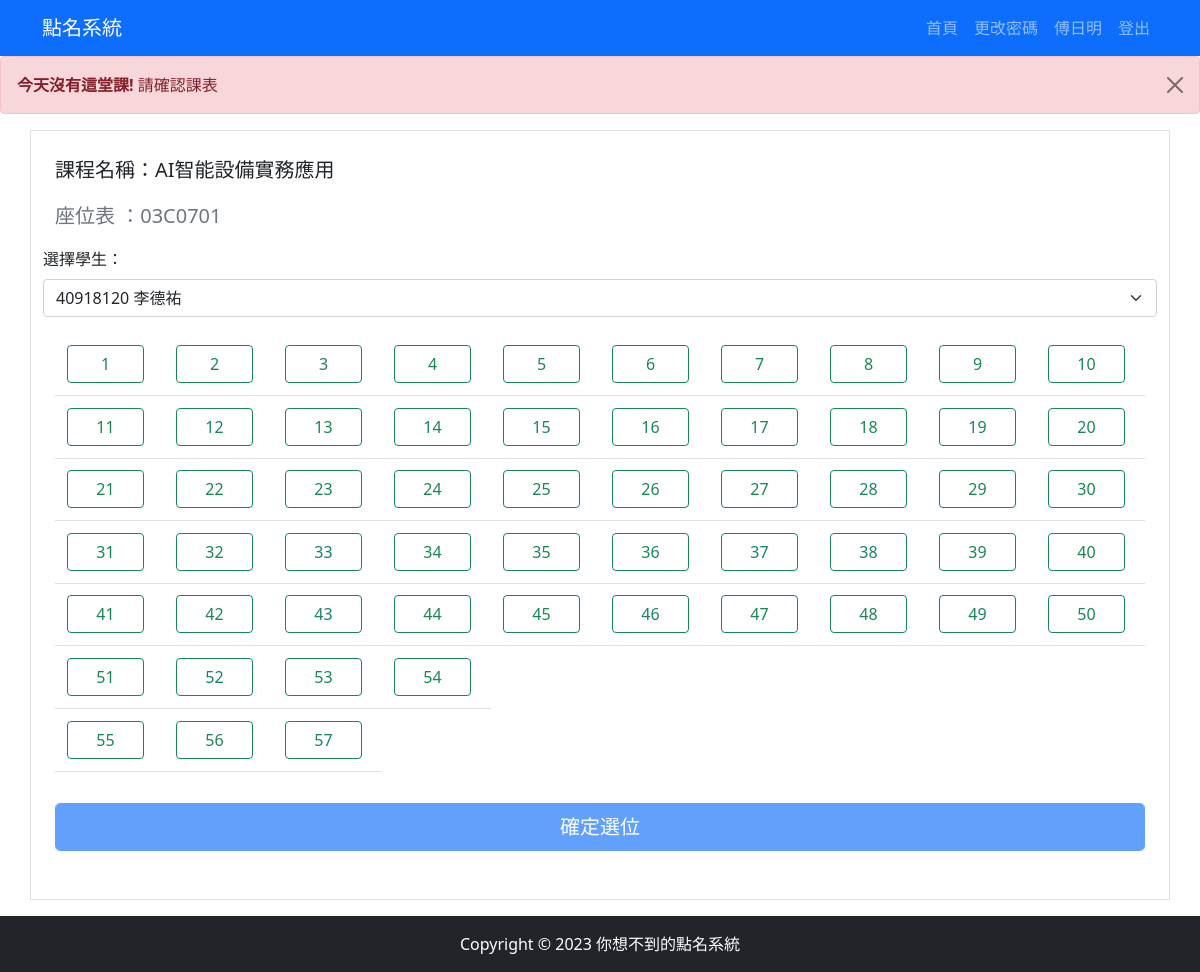
The page /course/AI智能設備實務應用/ (signed in) on the database its author committed.
### loginapp/models.py (models this page shows, shortened)
class Teacher(models.Model):
    teacher_key = models.CharField(max_length=20, primary_key=True, verbose_name='教師代碼')
    password = models.CharField(max_length=128, default="123", verbose_name='密碼')
    teacher_name = models.CharField(max_length=4, verbose_name='姓名')
    job_title = models.CharField(max_length=5, verbose_name='職稱')
    teacher_email = models.EmailField(default="12346", max_length=254, verbose_name='email')
    phone = models.CharField(max_length=20, verbose_name='電話')
    seat = models.CharField(max_length=20, verbose_name='研究室位置')
    is_student = models.BooleanField(default=False)
    is_teacher = models.BooleanField(default=True)
    def __str__(self):
        return self.teacher_name
    class Meta:
        verbose_name = '老師'
        verbose_name_plural = '老師列表'

class Course(models.Model):
    course_key = models.CharField(
        max_length=20, primary_key=True, default="", verbose_name="課程代碼")
    teacher_key = models.ForeignKey(
        Teacher, on_delete=models.CASCADE, verbose_name="教師代碼")
    course_name = models.CharField(max_length=20, verbose_name="課程名稱")
    department = models.CharField(max_length=20, verbose_name="科系")
    course_grade = models.CharField(max_length=20, verbose_name="年級")
    course_className = models.CharField(max_length=20, verbose_name="班別")
    classroom = models.ForeignKey(
        Classroom, on_delete=models.CASCADE, verbose_name="教室代碼")
    seat = models.IntegerField(default=0, verbose_name="座位")
    DAY_CHOICES = [
        (1, '星期一'),
        (2, '星期二'),
        (3, '星期三'),
        (4, '星期四'),
        (5, '星期五'),
        (6, '星期六'),
        (7, '星期天'),
    ]
    day_of_week = models.IntegerField(choices=DAY_CHOICES, default=1)
    class_time = models.TimeField(null=True, blank=True)
    def __str__(self):
        return self.course_name
    class Meta:
        verbose_name = '課程'
        verbose_name_plural = '課程列表'

class Classroom(models.Model):
    classroom_key = models.CharField(max_length=20, primary_key=True, verbose_name='教室代碼')
    seat = models.IntegerField(default=0, verbose_name='座位')
    class Meta:
        verbose_name = '教室'
        verbose_name_plural = '教室列表'

### loginapp/views.py (the view, shortened to what this page needs)
# urls.py: path('course/<str:subject>/', views.course, name='course'),
def course(request, subject):
    username = request.session.get('username')
    position = request.session.get('position')
    current_time = datetime.now()
    if position == 'student':
        course_selection = Course_Selection.objects.filter(studentID=username)
        username2 = Student.objects.get(studentID=username)
    else:
        course = Course.objects.filter(teacher_key=username)
        username2 = Teacher.objects.get(teacher_key=username)
    seats_per_column = [57, 54, 50, 40, 30, 20, 10]
    print('username:', username2)
    print(subject)
    try:
        course = Course.objects.get(course_name=subject)
        courses = Course.objects.filter(course_name=subject)
        students = Course_Selection.objects.filter(
            course_key=course).values_list('studentID__studentID', 'studentID__name')
        print('學生:', students)
        classroom = course.classroom.classroom_key
        print('classroom:', classroom, type(classroom))
        print(course)
        print(courses.values_list()[0][0])
        cid = courses.values_list()[0][0]
        msg = "None"
        weeks_passed = calculate_week_number(current_time)
        print(weeks_passed)
        try:
            course_seat = Course_seat.objects.filter(
                course_id=cid, week_number=weeks_passed)
            print(course_seat)
        except Exception as e:
            print(e)
        seat_dict = {}
        username_dict = {}
        for i in range(1, course.classroom.seat + 1):
            seat_dict[str(i)] = 0
        for i in course_seat:
            seat_dict[str(i.number)] = i.student
        week = course.day_of_week
        print("星期:", week)
        current_day_of_week = current_time.weekday() + 1
        week_same = week == current_day_of_week
        print(week_same)
        if week_same == True:
            class_datetime = datetime.combine(
                datetime.today(), course.class_time)
            if position != 'teacher':
                if not (class_datetime - timedelta(minutes=10) < current_time < class_datetime + timedelta(minutes=10)):
                    msg = "選位時間未到/已過"
                    return render_course_template(request, subject, seat_dict, course, course_seat, username2, msg, seats_per_column, classroom, position, students)
        else:
            msg = "今天沒有這堂課"
            return render_course_template(request, subject, seat_dict, course, course_seat, username2, msg, seats_per_column, classroom, position, students)
    except Course.DoesNotExist:
        return render(request, "course_not_found.html", {"subject": subject})

### loginapp/models.py (called while the page is built)
    def __str__(self):
        return self.student.name

### loginapp/views.py (called while the page is built)
def render_course_template(request, subject, seat_dict, course, course_seat, username2, msg=None, seats_per_column=None, classroom=None, position=None, students=None):
    return render(request, 'course.html', {
        "subject": subject,
        "seat": seat_dict,
        "course": course,
        "course_seat": course_seat,
        "username2": username2,
        "message": msg,
        "seats_per_column": seats_per_column,
        "classroom": classroom,
        "position": position,
        "students": students,
    })

def calculate_week_number(current_time):
    first_week_start_time = datetime(2023, 9, 10)
    weeks_passed = (current_time - first_week_start_time).days // 7 + 1
    return weeks_passed

### templates/course.html (shortened to what this page needs)
{% extends 'base.html' %}
{% block content %}
    {% if message == 'alert' %}
        <div class="alert alert-warning alert-dismissible fade show" role="alert">
            <strong>已選位!</strong> 請刪除選位後，再進行選擇
            <button type="button" class="btn-close" data-bs-dismiss="alert" aria-label="Close"></button>
        </div>
    {% elif message == 'tt' %}
        <div class="alert alert-danger alert-dismissible fade show" role="alert">
            <strong>請選位!</strong> 請選則座位後，再按確定選位
            <button type="button" class="btn-close" data-bs-dismiss="alert" aria-label="Close"></button>
        </div>
    {% elif message == '選位時間未到/已過' %}
        <div class="alert alert-danger alert-dismissible fade show" role="alert">
            <strong>選位時間未到/已過!</strong> 請確認課表
            <button type="button" class="btn-close" data-bs-dismiss="alert" aria-label="Close"></button>
        </div>
    {% elif message == '今天沒有這堂課' %}
        <div class="alert alert-danger alert-dismissible fade show" role="alert">
            <strong>今天沒有這堂課!</strong> 請確認課表
            <button type="button" class="btn-close" data-bs-dismiss="alert" aria-label="Close"></button>
        </div>
    {% endif %}
    <div class="container border">
        <div class="col-sm-12">
          <div class="container mt-4">
            <p class="fs-5">課程名稱：{{subject}}</p>
            <p class="fs-5 text-muted">座位表 ：{{classroom}}</p>
        </div>
            <div class="clearfix">
                <div class="col-12">
                    <form action="{% url 'course' subject=subject %}" class="mb-5" method="post">
                        {% if position == 'teacher' %}
                            <label for="selected_student" class="form-label">選擇學生：</label>
                            <select class="form-select" name="selected_student" id="selected_student">
                                {% for student in students %}
                                    <option value="{{ student }}">{{ student.0 }} {{ student.1 }}</option>
                                {% endfor %}
                            </select>
                        {% endif %}
                        <div class="container">
                            <div class="col-12">
                                <div class="table-responsive mt-3">
                                    {% if classroom == '03C0701' %}
                                        <div>
                                            <table class="table">
                                                {% for key, value in seat.items %}
                                                    {% if key != '0' %}
                                                        {% if forloop.counter0|divisibleby:10 and not forloop.first %}
                                                            </tr><tr>
                                                        {% endif %}
                                                        <td>
                                                            <div class="col-md-12 ">
                                                                {% if value == 0 %}
                                                                    <label style="width: 77px;" class="btn btn-outline-success m-1"
                                                                        for="success-outlined-{{ key }}">{{ key }}</label>
                                                                {% elif value != 0 %}
                                                                    <input value="{{ key }}" type="radio" class="btn-check"
                                                                        name="number" id="success-outlined-{{ key }}"
                                                                        autocomplete="off" disabled>
                                                                    <label style="width: 77px;" class="btn btn-success m-1"
                                                                        for="success-outlined-{{ key }}">{{ value }}</label>
                                                                {% endif %}
                                                            </div>
                                                        </td>
                                                        {% if forloop.counter in seats_per_column %}
                                                            </tr><tr>
                                                        {% endif %}
                                                    {% endif %}
                                                {% endfor %}
                                            </table>
                                        </div>
                                    {% endif %}
                                </div>
                                <div class="mt-3">
                                    {% if message == 'None' or  position == 'teacher' %}
                                        {% if message == '今天沒有這堂課' %}
                                            <input class="form-control btn btn-lg btn-primary" type="submit" value="確定選位" disabled>
                                        {% else %}
                                            <input class="form-control btn btn-lg btn-primary" type="submit" value="確定選位">
                                        {% endif %}
                                    {% else %}
                                        {% if message == 'alert' or message == 'tt' %}
                                            <input class="form-control btn btn-lg btn-primary" type="submit" value="確定選位" >
                                        {% else %}
                                            <input class="form-control btn btn-lg btn-primary" type="submit" value="確定選位" disabled>
                                        {% endif %}
                                    {% endif %}
                                </div>
                            </div>
                        </div>
                    </form>
                </div>
            </div>
        </div>
    </div>
{% endblock content %}

### templates/base.html (shortened to what this page needs)
<!doctype html>
{% load static %}
<html lang="en">
    <head>
        <link href="https://cdn.jsdelivr.net/npm/bootstrap@5.1.1/dist/css/bootstrap.min.css" rel="stylesheet"
>
    </head>
    <body>
        <nav class="navbar navbar-expand-lg navbar-dark bg-primary">
            <div class="container">
                <a class="navbar-brand" href="">點名系統</a>
                <div>
                    <ul class="navbar-nav">
                        <li class="nav-item">
                            <a class="nav-link" href="/index/">首頁</a>
                        </li>
                        <li class="nav-item">
                            <a class="nav-link" href="/change-password/">更改密碼</a>
                        </li>
                        {% if request.session.username %}
                        <li class="nav-item ">
                            <a class="nav-link" href="/index/">{{ username2 }}</a>
                        </li>
                        {% endif %}
                        <li class="nav-item">
                            <a class="nav-link" href="/logout">登出</a>
                        </li>
                    </ul>
                </div>
            </div>
         </nav>
        {% block content %}{% endblock  %}
        <div>
           <br><br><br>
        </div>
        <footer class="py-3 bg-dark fixed-bottom">
           <div class="container">
               <p class="m-0 text-center text-white">Copyright &copy; 2023 你想不到的點名系統 </p>
           </div>
        </footer>
    </body>
</html>

### templates/course.html (style rules this page uses)
.table-responsive { width: 100%; margin-bottom: 0; }
.container { height: 100%; width: 100%; }

### rows shown on the page
Teacher: teacher_name "傅日明"
Course: course_name "AI智能設備實務應用"
Classroom: classroom_key "03C0701"

### other values the page prints
{{ key }} "1" "2" "3" "4" "5" "6" "7" "8" "9" "10" "11" "12" "13" "14" "15" "16" "17" "18" "19" "20" "21" "22" "23" "24" "25" "26" "27" "28" "29" "30" "31" "32" "33" "34" "35" "36" "37" "38" "39" "40" "41" "42" "43" "44" "45" "46" "47" "48" "49" "50" "51" "52" "53" "54" "55" "56" "57"
form field selected_student "40918120 李德祐"
